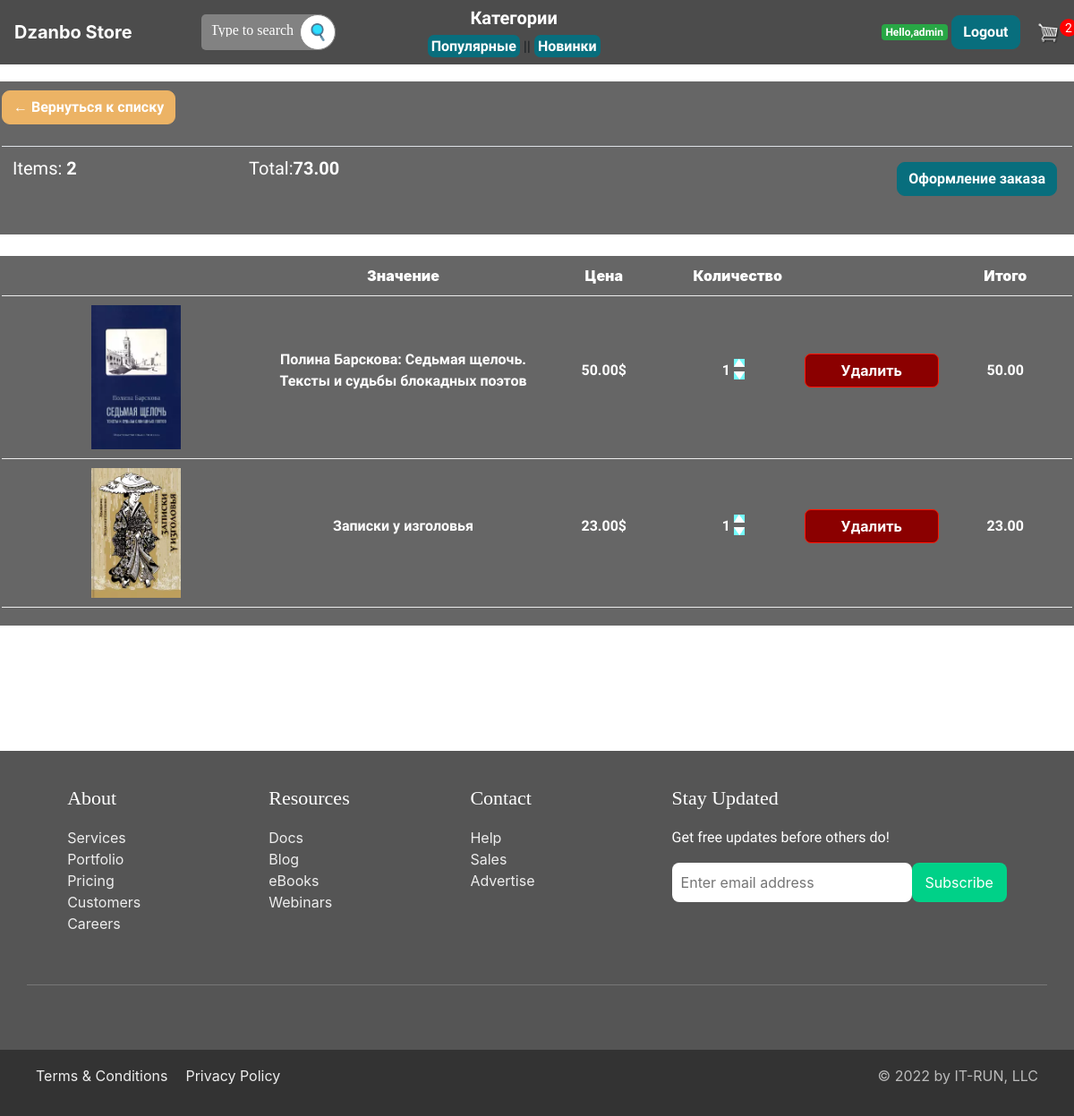
The app's page /cart/ (signed in) with its own data.
### bookmaster/models.py (models this page shows, shortened)
class Order(models.Model):
    customer = models.ForeignKey(User, on_delete=models.SET_NULL, blank=True, null=True)
    date_order = models.DateTimeField(auto_now_add=True)
    complete = models.BooleanField(default=False, null=True, blank=False)
    transaction_id = models.CharField(max_length=200, null=True)
    @property
    def get_cart_total(self):
        orderitems = self.orderitem_set.all()
        total = sum([item.get_total for item in orderitems])
        return total
    @property
    def get_cart_items(self):
        orderitems = self.orderitem_set.all()
        total = sum([item.quantity for item in orderitems])
        return total

class OrderItem(models.Model):
    product = models.ForeignKey(Product, on_delete=models.SET_NULL, blank=True, null=True)
    order = models.ForeignKey(Order, on_delete=models.SET_NULL, blank=True, null=True)
    quantity = models.IntegerField(default=0, null=True, blank=True)
    date_added = models.DateTimeField(auto_now_add=True)
    @property
    def get_total(self):
        total = self.product.price * self.quantity
        return total

class Product(models.Model):
    name = models.CharField(max_length=200, null=True)
    genre = models.ForeignKey(Genre, on_delete=models.SET_NULL, blank=True, null=True)
    price = models.DecimalField(max_digits=8, decimal_places=2)
    digital = models.BooleanField(default=False, null=True, blank=True)
    image = models.ImageField(null=True, blank=True, upload_to="product_images/")
    description = models.TextField(max_length=1000, null=True)
    author = models.CharField(max_length=100, null=True)
    published_date = models.DateTimeField(auto_now_add=True, null=True)
    popular_list = models.IntegerField('popular_list', default=0)
    @property
    def imageURL(self):
        try:
            url = self.image.url
        except:
            url = ''
        return url

### bookmaster/views.py (the view)
# urls.py: path('cart/', views.cart, name="cart"),
def cart(request):
    if request.user.is_authenticated:
        customer = request.user
        order, created = Order.objects.get_or_create(customer=customer, complete=False)
        items = order.orderitem_set.all()
        cartItems = order.get_cart_items
    else:
        items = []
        order = {'get_cart_total':0, 'get_cart_items':0, 'shipping':False}
        cartItems = order['get_cart_items']
    context = {'items':items, 'order':order, 'cartItems':cartItems}
    return render(request, 'store/cart.html', context)

### bookmaster/get_category.py (called while the page is built)
def get_category(request):
    genres = Genre.objects.all()
    context = {'genres':genres}
    return context

### bookmaster/templates/store/cart.html
{% extends 'store/main.html' %}
{% load static %}
{% block content %}
	<div class="row">
		<div class="col-lg-12">
			<div class="box-element">
				<a  class="btn btn-outline-dark" href="{% url 'store' %}">&#x2190; Вернуться к списку</a>
				<br>
				<br>
				<table class="table">
					<tr>
						<th><h5>Items: <strong>{{order.get_cart_items}}</strong></h5></th>
						<th><h5>Total:<strong>{{order.get_cart_total|floatformat:2}}</strong></h5></th>
						<th>
							<a  style="float:right; margin:5px;" class="btn btn-success" href="{% url 'checkout' %}">Оформление заказа</a>
						</th>
					</tr>
				</table>
			</div>
			<br>
			<div class="box-element">
				<div class="cart-row">
					<div style="flex:2"></div>
					<div style="flex:2"><strong>Значение</strong></div>
					<div style="flex:1"><strong>Цена</strong></div>
					<div style="flex:1"><strong>Количество</strong></div>
					<div style="flex:1"><strong></strong></div>
					<div style="flex:1"><strong>Итого</strong></div>
				</div>
				{% for item in items %}
				<div class="cart-row">
					<div style="flex:2"><img class="row-image" src="{{ item.product.imageURL}}"></div>
					<div style="flex:2"><p>{{item.product.name}}</p></div>
					<div style="flex:1"><p>{{item.product.price|floatformat:2}}$</p></div>
					<div style="flex:1">
						<div>
							<p class="quantity">{{item.quantity}}</p>
						<div class="quantity-divs">
							<img data-product={{item.product.id}} data-action="add" class="chg-quantity update-cart" src="{% static  'images/arrow-up.png' %}">
							<img data-product={{item.product.id}} data-action="remove" class="chg-quantity update-cart" src="{% static  'images/arrow-down.png' %}">
						</div>
						</div>
					</div>
					<div style="flex:1"><button style="flex:1" data-product="{{item.product.id}}" data-action="delete" class="btn cart_deleteBtn update-cart">Удалить</button></div>
					<div style="flex:1"><p>{{item.get_total}}</p></div>
				</div>
				{% endfor %}
			</div>
		</div>
	</div>
{% endblock content %}

### bookmaster/templates/store/main.html (shortened to what this page needs)
<!DOCTYPE html>
{% load static %}
<html>
<head>
	<link rel="stylesheet" href="https://stackpath.bootstrapcdn.com/bootstrap/4.4.1/css/bootstrap.min.css">
	<link rel="stylesheet" type="text/css" href="{% static 'css/main.css' %}">
</head>
<body>
	<nav class="navbar navbar-expand-lg navbar-dark bg-dark">
	  <a class="navbar-brand" href="{% url 'store' %}">Dzanbo Store</a>
	  <div class="collapse navbar-collapse" id="navbarSupportedContent">
	    <ul class="navbar-nav mr-auto">
	      <li class="nav-item">
			  <form class="search" action="{% url 'search_results' %}" msearethod="get">
     			<input name="q" class="search-txt" type="text" name="" placeholder="Type to search">
     			<button class="search-btn" href="#" >
					<img width="20" height="20" src="../../static/images/zoom.png" alt="search-icon">
     			</button>
    		</form>
	      </li>
            <ul class="navbar_cat">
                <li class="nav-item navbar_category">
				<h5><b>Категории</b></h5>
	      </li>
                <li class="navbar_pages">
                <a href="/popular_list">Популярные</a> ||
                <a href="/new_list">Новинки</a>
            </li>
            </ul>
			<li class="nav-item">
			{% if not request.user.is_authenticated %}
	     	<a href="{% url 'register' %}"class="btn btn-warning">Registration</a>
			<a href="{% url 'login' %}"class="btn btn-warning">Login</a>
			{% else %}
				<span class="badge bg-success">Hello,{{request.user.username}}</span>
			<a href="{% url 'logout' %}"class="btn btn-warning">Logout</a>
			{% endif %}
	     	<a href="{% url 'cart' %}" class="cartIcon">
	    		<img  id="cart-icon" src="{% static 'images/cart.png' %}">
					    	<p id="cart-total">{{cartItems}}</p>
	    	</a>
	      </li>
	    </ul>
	  </div>
	</nav>
     <div class="container">
            <br>
            {% block content %}
            {% endblock content %}
         </div>
	<footer>
  <section class="ft-main">
    <div class="ft-main-item">
      <h2 class="ft-title">About</h2>
      <ul>
        <li><a href="#">Services</a></li>
        <li><a href="#">Portfolio</a></li>
        <li><a href="#">Pricing</a></li>
        <li><a href="#">Customers</a></li>
        <li><a href="#">Careers</a></li>
      </ul>
    </div>
    <div class="ft-main-item">
      <h2 class="ft-title">Resources</h2>
      <ul>
        <li><a href="#">Docs</a></li>
        <li><a href="#">Blog</a></li>
        <li><a href="#">eBooks</a></li>
        <li><a href="#">Webinars</a></li>
      </ul>
    </div>
    <div class="ft-main-item">
      <h2 class="ft-title">Contact</h2>
      <ul>
        <li><a href="#">Help</a></li>
        <li><a href="#">Sales</a></li>
        <li><a href="#">Advertise</a></li>
      </ul>
    </div>
    <div class="ft-main-item">
      <h2 class="ft-title">Stay Updated</h2>
      <p>Get free updates before others do!</p>
      <form>
        <input type="email" name="email" placeholder="Enter email address">
        <input type="submit" value="Subscribe">
      </form>
    </div>
  </section>
  <section class="ft-social">
    <ul class="ft-social-list">
    </ul>
  </section>
  <section class="ft-legal">
    <ul class="ft-legal-list">
      <li><a href="#">Terms &amp; Conditions</a></li>
      <li><a href="#">Privacy Policy</a></li>
      <li>&copy; 2022 by IT-RUN, LLC</li>
    </ul>
  </section>
</footer>
</body>
</html>

### records on screen
Order: get_cart_items "2", get_cart_total "73.00"
OrderItem: product.imageURL (picture), product.name "Полина Барскова: Седьмая щелочь. Тексты и судьбы блокадных поэтов", product.price "50.00", quantity "1", get_total "50.00"
OrderItem: product.imageURL (picture), product.name "Записки у изголовья", product.price "23.00", quantity "1", get_total "23.00"

### other values on screen
{{ request.user.username }} "admin"
{{ cartItems }} "2"
